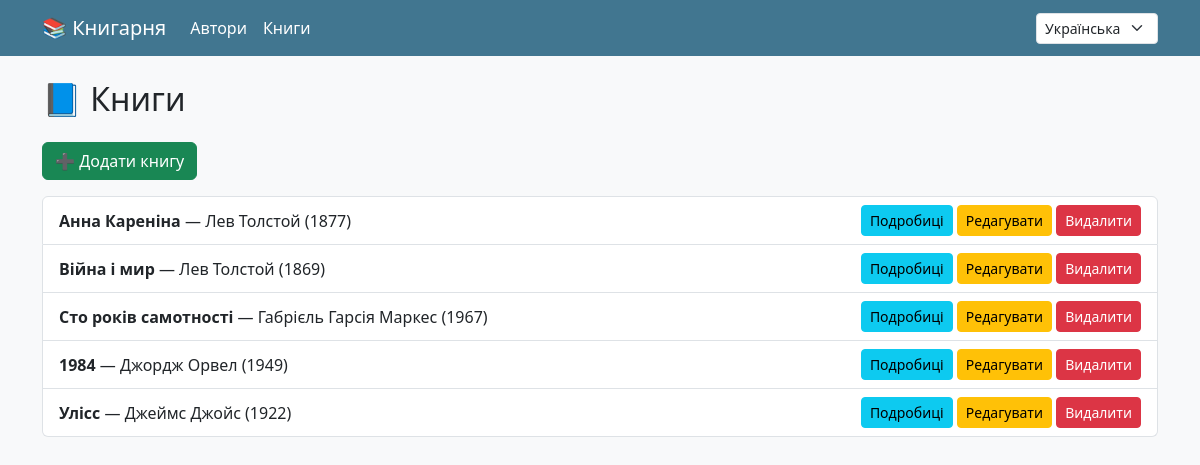
The app's page /books/ (signed in) with its own data.
### books/models.py (models this page shows, shortened)
class Book(models.Model):
    author = models.ForeignKey(Author, on_delete=models.CASCADE, related_name='books')
    title = models.CharField(max_length=200)
    publication_year = models.PositiveIntegerField()
    genre = models.CharField(max_length=100)
    price = models.DecimalField(max_digits=6, decimal_places=2)
    is_available = models.BooleanField(default=True)

class Author(models.Model):
    name = models.CharField(max_length=100)
    birth_year = models.PositiveIntegerField()

### books/views.py (the view)
# urls.py: path('books/', BookListView.as_view(), name='book_list'),
@method_decorator(login_required, name='dispatch')
class BookListView(View):
    def get(self, request):
        try:
            if request.user.userprofile.role in ['user', 'manager']:
                request.session['login_time'] = str(now())
        except UserProfile.DoesNotExist:
            pass  # Якщо профіль відсутній — ігноруємо
        books = get_all_books()
        return render(request, 'books/book_list.html', {'books': books})

### books/services.py (called while the page is built)
def get_all_books():
    return Book.objects.select_related('author').all()

### templates/books/book_list.html (shortened to what this page needs)
{% extends 'books/base.html' %}
{% load i18n %}
{% block content %}
<h2 class="mb-4">📘 {% trans "Books" %}</h2>
<a href="{% url 'book_create' %}" class="btn btn-success mb-3">➕ {% trans "Add Book" %}</a>
<div class="list-group">
  {% for book in books %}
    <div class="list-group-item d-flex justify-content-between align-items-center">
      <div>
        <strong>{{ book.title }}</strong> — {{ book.author.name }} ({{ book.publication_year }})
      </div>
      <div>
        <a href="{% url 'book_detail' book.id %}" class="btn btn-sm btn-info">{% trans "Details" %}</a>
        <a href="{% url 'book_update' book.id %}" class="btn btn-sm btn-warning">{% trans "Edit" %}</a>
        <a href="{% url 'book_delete' book.id %}" class="btn btn-sm btn-danger">{% trans "Delete" %}</a>
      </div>
    </div>
  {% endfor %}
</div>
{% endblock %}

### templates/books/base.html (shortened to what this page needs)
{% load i18n %}
<!DOCTYPE html>
<html lang="{{ LANGUAGE_CODE }}">
<head>
  <link href="https://cdn.jsdelivr.net/npm/bootstrap@5.3.0/dist/css/bootstrap.min.css" rel="stylesheet">
</head>
<body class="bg-light">
<nav class="navbar navbar-expand-lg navbar-secondary" style="background-color: #417690;">
  <div class="container">
    <a class="navbar-brand text-white" href="{% url 'book_list' %}">📚 {% trans "Bookstore" %}</a>
    <div class="collapse navbar-collapse">
      <ul class="navbar-nav me-auto">
        <li class="nav-item">
          <a class="nav-link text-white" href="{% url 'author_list' %}">{% trans "Authors" %}</a>
        </li>
        <li class="nav-item">
          <a class="nav-link text-white" href="{% url 'book_list' %}">{% trans "Books" %}</a>
        </li>
      </ul>
      <form action="{% url 'set_language' %}" method="post" class="d-flex">
          <label>
              <select name="language" class="form-select form-select-sm" onchange="this.form.submit()">
                {% get_current_language as LANGUAGE_CODE %}
                {% get_available_languages as LANGUAGES %}
                {% for lang in LANGUAGES %}
                  <option value="{{ lang.0 }}" {% if lang.0 == LANGUAGE_CODE %}selected{% endif %}>
                    {{ lang.1 }}
                  </option>
                {% endfor %}
              </select>
          </label>
      </form>
    </div>
  </div>
</nav>
<div class="container my-4">
  {% block content %}{% endblock %}
</div>
</body>
</html>

### records on screen
Book: title "Анна Кареніна", author.name "Лев Толстой", publication_year "1877"
Book: title "Війна і мир", author.name "Лев Толстой", publication_year "1869"
Book: title "Сто років самотності", author.name "Габрієль Гарсія Маркес", publication_year "1967"
Book: title "1984", author.name "Джордж Орвел", publication_year "1949"
Book: title "Улісс", author.name "Джеймс Джойс", publication_year "1922"

### other values on screen
form field language "Українська"
